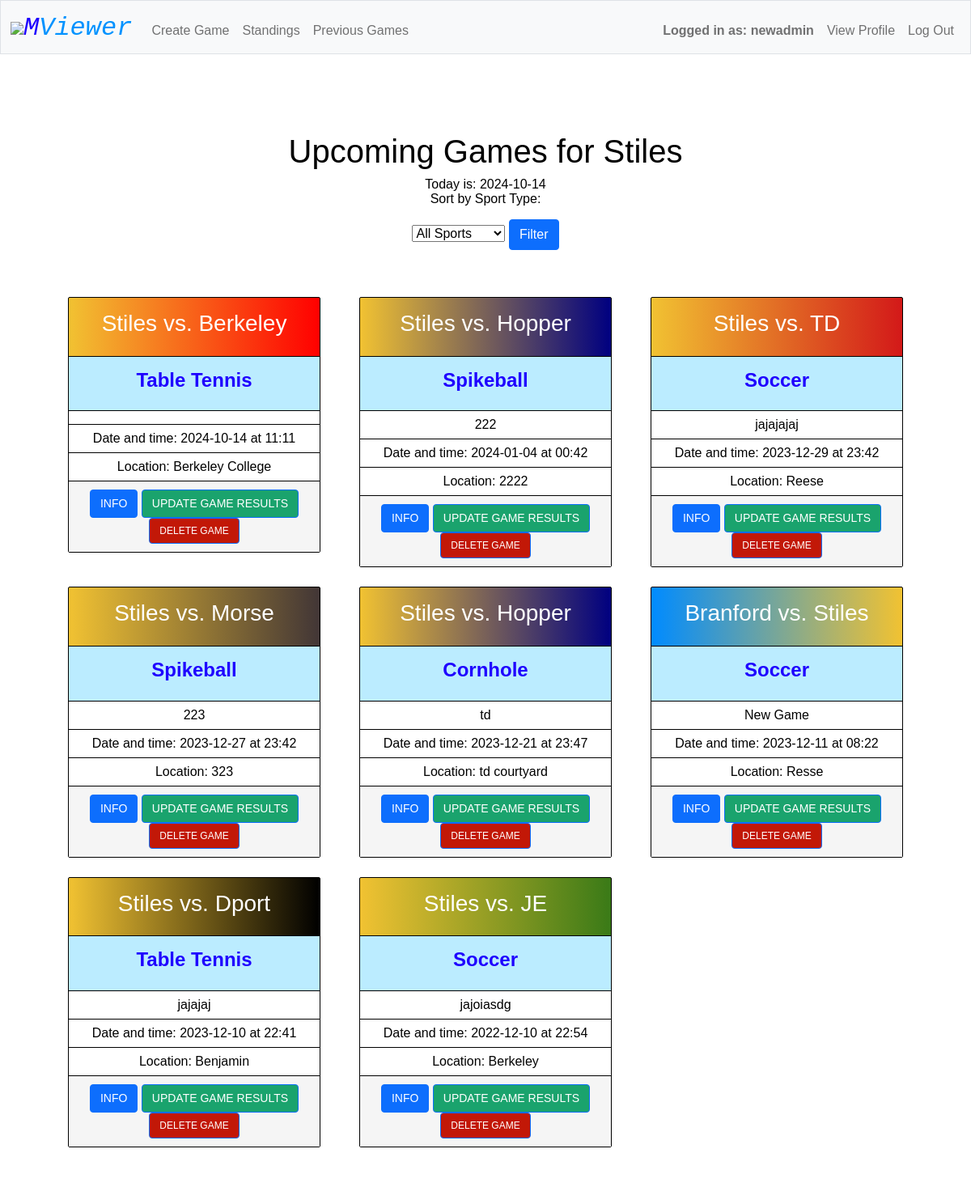
The page / (signed in) on the database its author committed.
### tables this page shows
CREATE TABLE 'users' (
id INTEGER PRIMARY KEY AUTOINCREMENT NOT NULL,
username TEXT NOT NULL,
hash TEXT NOT NULL,
college_id INTEGER, 'admin_status' BOOLEAN NOT NULL DEFAULT 0);

CREATE TABLE 'Colleges' (
id INTEGER  PRIMARY KEY NOT NULL,
full_college_name TEXT NOT NULL,'college_name' TEXT NOT NULL,'total_points' INTEGER NOT NULL,'ranking' INTEGER, 'color' TEXT, 'image_link' TEXT, 'games_played' INTEGER DEFAULT 0);

CREATE TABLE Games (
id INTEGER PRIMARY KEY AUTOINCREMENT NOT NULL,
Sport_type TEXT,
Desc TEXT,
Date DATE,
Time TIME,
Location TEXT,
Team1_id INTEGER, 
Team2_id INTEGER,
Winner_id INTEGER,
match_user_id INTEGER
, 'Team1_score' INTEGER DEFAULT NULL, 'Team2_score' INTEGER DEFAULT NULL);

### app.py (the view)
@app.route("/", methods=["GET", "POST"])
@login_required
def index():
    today = datetime.date.today()
    db.execute("DELETE FROM selected_game WHERE user_id=?", session["user_id"])
    if session["admin_status"] == 1:
        current_games = db.execute(
            "SELECT id, Sport_type, Desc, Location, Date, Time, Team1_id, Team2_id FROM Games ORDER BY date DESC, time"
        )
    else:
        current_games = db.execute(
            "SELECT id, Sport_type, Desc, Location, Date, Time, Team1_id, Team2_id FROM Games WHERE date>=? ORDER BY date, time",
            today,
        )
    userdata = db.execute("SELECT * FROM users WHERE id=?", session["user_id"])
    user_college_id = db.execute(
        "SELECT college_id FROM users WHERE id=?", session["user_id"]
    )[0]["college_id"]
    colleges = db.execute("SELECT * FROM Colleges")
    return render_template(
        "index.html",
        current_games=current_games,
        colleges=colleges,
        userdata=userdata,
        user_college_id=user_college_id,
        today=today,
    )

### app.py (called while the page is built)
@app.after_request
def after_request(response):
    response.headers["Cache-Control"] = "no-cache, no-store, must-revalidate"
    response.headers["Expires"] = 0
    response.headers["Pragma"] = "no-cache"
    return response

### helpers.py (called while the page is built)
def login_required(f):
    @wraps(f)
    def decorated_function(*args, **kwargs):
        if session.get("user_id") is None:
            return redirect("/login")
        return f(*args, **kwargs)
    return decorated_function

### templates/index.html (shortened to what this page needs)
{% extends "layout.html" %}
{% block main %}
    <body>
        <main class="container py-5 text-center">
            <h1>
                Upcoming Games for
                {% for college in colleges %}
                    {% if user_college_id == college.id %}
                        {{ college.college_name }}
                    {% endif %}
                {% endfor %}
            </h1>
            <p>Today is: {{ today }}
                <br>
                <label>Sort by Sport Type:</label>
                <form action="/filter_by_sports" method="post">
                    <select name="sportfilter" id="sportfilter" type="submit">
                        <option value="All"> All Sports</option>
                    </select>
                    <button class="btn btn-primary" type="submit">Filter</button>
                </form>
            </p>
            <div class="container section-plan">
                <div class="row">
                    {% for game in current_games %}
                        {% if user_college_id == game.Team1_id or user_college_id == game.Team2_id %}
                            <div class="col-md-4 col-sm-4 col-xs-12">
                                <div class="row plan-box plan-danger text-center" style="background-image: linear-gradient(to right,
                                                                                         {% for college in colleges %}
                                                                                             {% if game.Team1_id == college.id %}
                                                                                                 {{ college.color }}
                                                                                             {% endif %}
                                                                                         {% endfor %},
                                                                                         {% for college in colleges %}
                                                                                             {% if game.Team2_id == college.id %}
                                                                                                 {{ college.color }}
                                                                                             {% endif %}
                                                                                         {% endfor %}
                                                                                         );">
                                    <div class="col-md-12 section1">
                                        <h3>
                                            {% for college in colleges %}
                                                {% if game.Team1_id == college.id %}
                                                    {{ college.college_name }}
                                                {% endif %}
                                            {% endfor %}
                                            vs.
                                            {% for college in colleges %}
                                                {% if game.Team2_id == college.id %}
                                                    {{ college.college_name }}
                                                {% endif %}
                                            {% endfor %}
                                        </h3>
                                    </div>
                                    <div class="col-md-12 section2">
                                        <h3>{{ game.Sport_type }}</h3>
                                    </div>
                                    <div class="col-md-12 section3">
                                        <p>{{ game.Desc }}</p>
                                        <p>Date and time: {{ game.Date }} at {{ game.Time }}</p>
                                        <p>Location: {{ game.Location }}</p>
                                    </div>
                                    <div class="col-md-12 section4">
                                        {% if session["admin_status"] == 1 %}
                                            <label>
                                                <form action="/open_signup_page" method="post">
                                                    <button class="btn btn-primary" style="font-size: 14px;" type="submit">INFO</button>
                                                </form>
                                            </label>
                                            <label>
                                                <form action="/open_results_update_page" method="post">
                                                    <button class="btn btn-primary" style="background-color:#1AA36D; font-size: 14px;" type="submit">UPDATE GAME RESULTS</button>
                                                </form>
                                            </label>
                                            <label>
                                                <form action="/delete_game" method="post">
                                                    <button class="btn btn-primary" style="background-color:#C21807; font-size: 12px;" type="submit">DELETE GAME</button>
                                                </form>
                                            </label>
                                        {% else %}
                                            <form action="/open_signup_page" method="post">
                                                <input type="hidden" name="game_id" value="{{ game.id }}">
                                                <button class="btn btn-primary" type="submit">EVENT & SIGN UP INFO</button>
                                            </form>
                                        {% endif %}
                                    </div>
                                </div>
                            </div>
                        {% endif %}
                    {% endfor %}
                </div>
            </div>
        </main>
    </body>
{% endblock %}

### templates/layout.html (shortened to what this page needs)
<!DOCTYPE html>
<html lang="en">
    <head>
        <link href="https://cdn.jsdelivr.net/npm/bootstrap@5.1.3/dist/css/bootstrap.min.css" rel="stylesheet">
        <link href="/static/styles.css" rel="stylesheet">
    </head>
    <body>
        <nav class="bg-light border navbar navbar-expand-md navbar-light">
            <div class="container-fluid">
                <a class="navbar-brand" href="/"><img src="https://www.clipartmax.com/png/middle/12-127602_yale-logo-clipart-yale-university-logo.png" width="50"><span class="blue" style="font-style:italic; font-family:Courier">M<span class="lightblue" style="font-style:italic; font-family:Courier">Viewer</span></span></a>
        <div class="collapse navbar-collapse" id="navbar">
        {% if session["user_id"] %}
        <ul class="navbar-nav me-auto mt-2">
        {% if session["admin_status"] == 1 %}
            <li class="nav-item"><a class="nav-link" href="/create">Create Game</a></li>
            <li class="nav-item"><a class="nav-link" href="/stats">Standings</a></li>
            <li class="nav-item"><a class="nav-link" href="/past_games">Previous Games</a></li>
            {% else %}
            <li class="nav-item"><a class="nav-link" href="/stats">Standings</a></li>
            <li class="nav-item"><a class="nav-link" href="/past_games">Previous Games</a></li>
            {% endif %}
        </ul>
        <ul class="navbar-nav ms-auto mt-2">
                    <li class="nav-item nav-link" style="font-weight: bold;">Logged in as: {{ session["user_name"] }} </a></li>
                    <li class=" nav-item"><a class="nav-link" href="/profile">View Profile </a></li>
                    <li class="nav-item"><a class="nav-link" href="/logout">Log Out</a></li>
                    </ul>
                {% else %}
                    <ul class="navbar-nav ms-auto mt-2">
                        <li class="nav-item"><a class="nav-link" href="/register">Register</a></li>
                        <li class="nav-item"><a class="nav-link" href="/login">Log In</a></li>
                    </ul>
                {% endif %}
                </div>
            </div>
        </nav>
        <main class="container-fluid py-5 text-center">
            {% block main %}{% endblock %}
        </main>
    </body>
</html>

### static/styles.css (style rules this page uses)
nav .navbar-brand { font-size: xx-large; }
nav .navbar-brand .blue { color: #1e00ff; }
nav .navbar-brand .lightblue { color: #0092ff; }
body { background-color: #FFFFFF; }
.section-plan { background-color: #ffffff; padding: 30px; }
.plan-box { margin: 12px; border: 1px solid #000; border-radius: 2px; }
.section1 { padding: 15px 0px 15px 0px; color: #fff; border-bottom: 1px solid #000; }
.section2 { background-color: #bbecff; padding: 15px 0px 15px 0px; border-bottom: 1px solid #000; }
.section2 h3 { font-size: 24px; color: #1e00ff; font-weight: bold; }
.section3 { padding: 0px; background-color: #fff; }
.section3 p { padding: 8px; margin: 0px; border-bottom: 1px solid #000; color: #000; }
.section4 { background-color: #F5F5F5; padding: 10px; }
.section4 button { font-size: 20px; }
* { box-sizing: border-box; }
body { font-family: "Playfair Display", serif; color: #000000; text-rendering: optimizeLegibility; -webkit-font-smoothing: antialiased; -moz-osx-font-smoothing: grayscale; background-color: #fff; font-size: 14px; }
body { font: 16px Arial; }

### rows shown on the page
users: user_name "newadmin"
Colleges: college_name "Stiles"
Games: Sport_type "Table Tennis", Date "2024-10-14", Time "11:11", Location "Berkeley College"
Colleges: college_name "Berkeley"
Games: Sport_type "Spikeball", Desc "222", Date "2024-01-04", Time "00:42", Location "2222"
Colleges: college_name "Hopper"
Games: Sport_type "Soccer", Desc "jajajajaj", Date "2023-12-29", Time "23:42", Location "Reese"
Colleges: college_name "TD"
Games: Sport_type "Spikeball", Desc "223", Date "2023-12-27", Time "23:42", Location "323"
Colleges: college_name "Morse"
Games: Sport_type "Cornhole", Desc "td", Date "2023-12-21", Time "23:47", Location "td courtyard"
Games: Sport_type "Soccer", Desc "New Game", Date "2023-12-11", Time "08:22", Location "Resse"
Colleges: college_name "Branford"
Games: Sport_type "Table Tennis", Desc "jajajaj", Date "2023-12-10", Time "22:41", Location "Benjamin"
Colleges: college_name "Dport"
Games: Sport_type "Soccer", Desc "jajoiasdg", Date "2022-12-10", Time "22:54", Location "Berkeley"
Colleges: college_name "JE"
